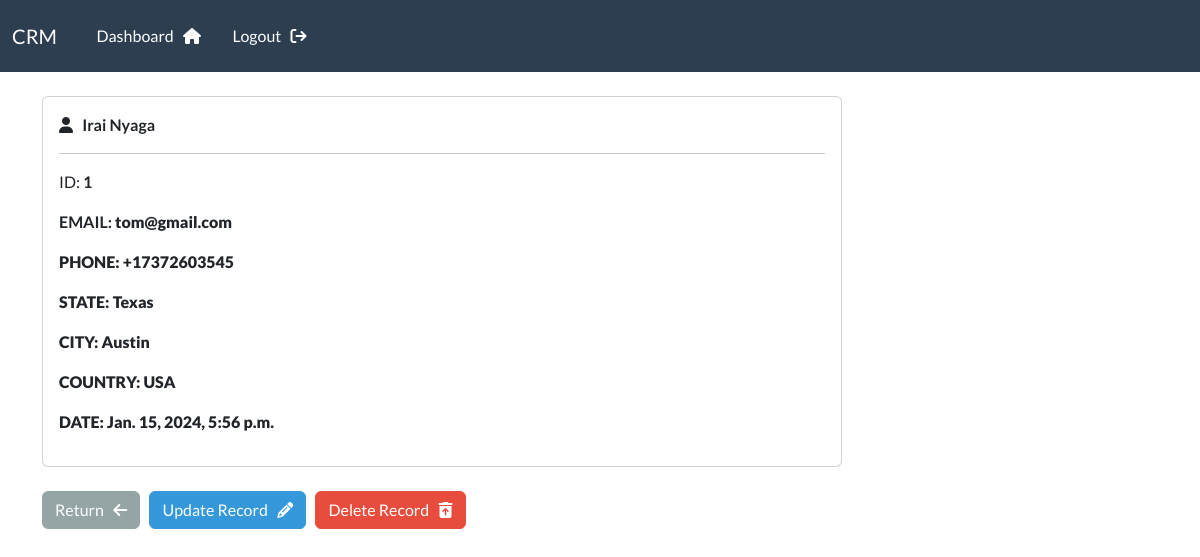
Screenshot of /record/1/ (signed in) with the database file from the repository.
### webapp/models.py (models this page shows, shortened)
class Record(models.Model):
    creation_date = models.DateTimeField(auto_now_add=True)
    first_name = models.CharField(max_length=100)
    last_name = models.CharField(max_length=100)
    email = models.CharField(max_length=255)
    phone = models.CharField(max_length=20)
    state = models.CharField(max_length=200)
    city = models.CharField(max_length=255)
    country = models.CharField(max_length=100)

### webapp/views.py (the view)
# urls.py: path('record/<int:pk>/', views.singular_record, name="record"),
@login_required(login_url="login")
def singular_record(request, pk):
    all_records = Record.objects.get(id=pk)
    context = {
        'record':all_records,
        }
    return render(request,"webapp/view-record.html", context)

### webapp/templates/webapp/view-record.html (shortened to what this page needs)
{% extends 'webapp/base.html' %}
{% load crispy_forms_tags%}
{% block content %}
<div class="card" style="width: 100vh;">
    <div class="card-body">
        <i class="fa-solid fa-user"></i> &nbsp;
        <strong>
            {{ record.first_name }}
            {{ record.last_name }}
        </strong>
        <hr>
        <p class="card-text"> ID: <strong>{{record.id}}</p>
        <p class="card-text"> EMAIL: <strong>{{record.email}}</p>
        <p class="card-text"> PHONE: <strong>{{record.phone}}</p>
        <p class="card-text"> STATE: <strong>{{record.state}}</p>
        <p class="card-text"> CITY: <strong>{{record.city}}</p>
        <p class="card-text"> COUNTRY: <strong>{{record.country}}</p>
        <p class="card-text"> DATE: <strong>{{record.creation_date}}</p>
    </div>
  </div>
   <br>
   <a href="{% url 'dashboard' %}" class="btn btn-secondary">Return &nbsp; <i class="fa-solid fa-arrow-left"></i></a>
   <a href="{% url 'update-record' pk=record.id %}" class="btn btn-info">Update Record &nbsp; <i class="fa-solid fa-pencil"></i></a>
   <a href="{% url 'delete-record' pk=record.id %}" class="btn btn-danger">Delete Record &nbsp; <i class="fa-solid fa-trash-can-arrow-up"></i></a>
{% endblock %}

### rows the page displays
Record: first_name "Irai", last_name "Nyaga", id "1", email "tom@gmail.com", phone "+17372603545", state "Texas", city "Austin", country "USA", creation_date "Jan. 15, 2024, 5:56 p.m."
